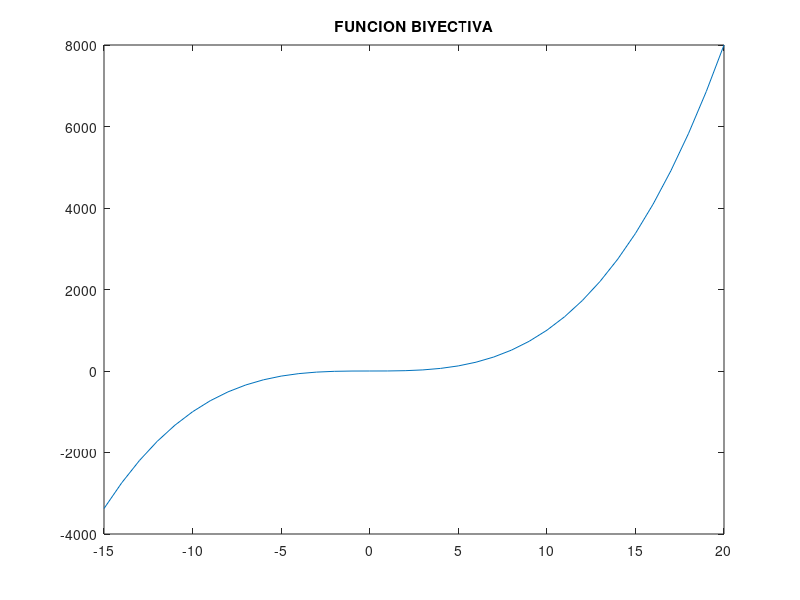

MATLAB code for this plot:
% Title: "Funcion Inyectiva, Sobreyectiva, Biyectiva " 
% Autor: Atzimba Joice Martinez Huitron 
% Date:  20211116
% Version: 1
x = -15:1:20;
%funcion a plotear; 
y= x.^3;
plot (x,y)
title(['FUNCION BIYECTIVA'])